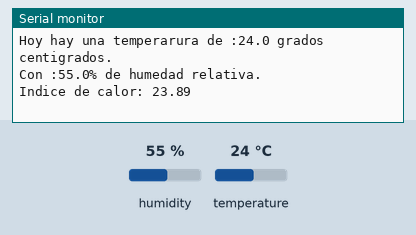
Recording of a sketch running on a simulated Arduino Uno, built with avr-gcc and run on an emulated ATmega328P. On the bench: the last lines printed to the serial monitor. The inputs (shaded band) are chosen by the test bench; at power-on: humidity 55 %, temperature 24 °C.

Above: at 2.9 s.
3.0 s: humidity set to 22 %
At 4.45 s:
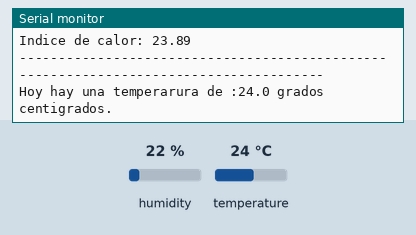
5.9 s: temperature set to 12 °C
At 7.8 s:
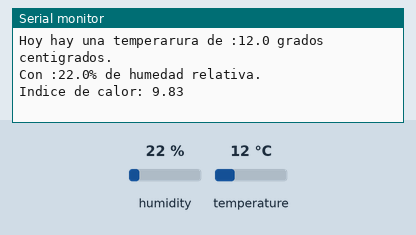
8.8 s: humidity set to 40 %
At 12.0 s:
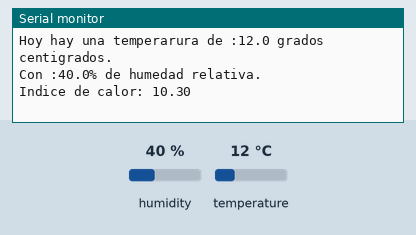
Timing chart, 0 to 13.5 s (numbered marks = the images above; inputs shaded):
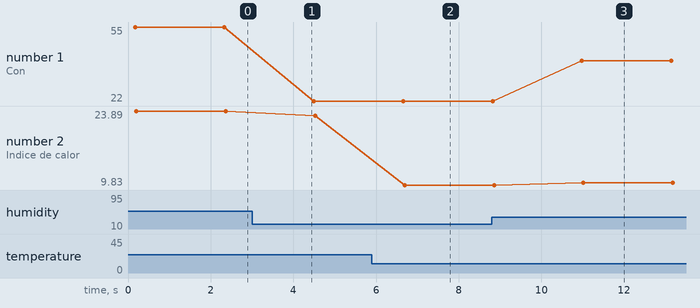

Measured:
- after the input at 5.9 s, the serial monitor: prints a new line after 0.70 s (image 2)
- after the input at 8.8 s, the serial monitor: prints a new line after 2.2 s (image 3)
- plotted number 1: 55 → 22 after the input at 3.0 s, 22 → 40 after the input at 8.8 s
- plotted number 2: 23.89 → 23.03 after the input at 3.0 s, 23.03 → 9.83 after the input at 5.9 s, 9.83 → 10.3 after the input at 8.8 s

The sketch:

dht11_03.ino
```cpp
/*                                     +  -                                        +  -
                                       *  *    *  *  *  *  *      *  *  *  *  *    *  *
                                       *  *    *  *  *  *  *      *  *  +-----+    *  *
                                       *  * +----[PWR]------------------| USB |--+ *  *
                                       *  * |                           +-----+  | *  *
                                       *  * |         GND/RST2 [ ][ ]            | *  *
                                       *  * |       MOSI2/SCK2 [ ][ ]  A5/SCL[ ] | *  *
                                       *  * |          5V/MISO2[ ][ ]  A4/SDA[ ] | *  *
                                       *  * |                            AREF[ ] | *  *
                                       *  * |                             GND[ ] | *  *
                                       *  * | [ ]N/C                   SCK/13[ ] | *  *
                                       *  * | [ ]IOREF                MISO/12[ ] | *  *
                                       *  * | [ ]RST                  MOSI/11[ ]~| *  *
                                       *  * | [ ]3V3    +---+              10[ ]~| *  *
                                       0------[0]5v    -| A |-              9[ ]~| *  *
                                       *  * | [ ]GND   -| R |-              8[ ] | *  *
                                       *  0---[0]GND   -| D |-                   | *  *
                                       *  * | [ ]Vin   -| U |-              7[ ] | *  *
                                       *  * |          -| I |-              6[ ]~| *  *
                                       *  * | [ ]A0    -| N |-              5[ ]~| *  *
                                       *  * | [ ]A1    -| O |-              4[0]-----------------\
                                       *  * | [ ]A2     +---+          INT1/3[ ]~| *  *           |
                                       *  * | [ ]A3                    INT0/2[ ] | *  *           |
                                       *  * | [ ]A4/SDA  RST SCK MISO    TX>1[ ] | *  *           |
                                       *  * | [ ]A5/SCL  [ ] [ ] [ ]     RX<0[ ] | *  *           |
                                       *  * |            [ ] [ ] [ ]             | *  *           |
                                       *  * |  UNO_R3    GND MOSI 5V ____________/ *  *           |
                                       *  * \______________________/               *  *           |
                                       *  *    *  *  *  *  *      *  *  *  *  *    *  *           |
                                       *  *    *  *  *  *  *      *  *  *  *  *    *  *           |
                                       *  *    *  *  *  *  *      *  *  *  *  *    *  *           |
                                       *  *    *  *  *  *  *      *  *  *  *  *    *  *           |
                                       *  *    *  *  *  *  *      *  *  *  *  *    *  *           |
                                       *  *    *  *  *  *  *      *  *  *  *  *    *  *           |
 _______________      /-------GND--------\     *  *  *  *  *      *  *  *  *  *    *  *           |
 |   º º     º |-----/                 *  0    *  *  *  *  *      *  *  *  *  *    *  *           |
 | º º º º º º |-----No conectar               *  *  *  *  *      *  *  *  *  *    *  *           |
 | º º º º º º |-----\                 *  *    *  *  *  *  *  +---0----/-------------------------/    Pul up pin 4
 | º º º º º º |---\  \--------I/O--Data---------------------/        /
 |___º_º_____º_|    \----5v-VCC--------0  *    0  *  *  *  0--www-0  0  *  *  *    *  *
                                        \-----/              30 ohm a 5 KOhm
                                       *  0    *  *  *  *  *      *  *  *  *  *    *  *
                       pin GND-----------/     *  *  *  *  *      *  *  *  *  *    *  *
                                       *  0    *  *  *  *  *      *  *  *  *  *    *  0
                                          \------------------------------------------/ - GND
                                       0  *    *  *  *  *  *      *  *  *  *  *    *  *
                       pin 5v- -------/   *    *  *  *  *  *      *  *  *  *  *    *  *
                                       0  *    *  *  *  *  *      *  *  *  *  *    0  *
                                        \-----------------------------------------/   + 5v

*-*-*-*-***-*-*-*-*-*-*-*-*-*-*-*-*-*-*	DHT11    O  DHT22	*-*-*-*-***-*-*-*-*-*-*-*-*-*-*-*-*-*-*
 _______________
 |   º º     º |-----GND
 | º º º º º º |-----No conectar
 | º º º º º º |-----Data I/O
 | º º º º º º |-----3,5v a 5v VCC
 |___º_º_____º_|
______________________
| _______________    |
| |   º º     º |--	 |
| | º º º º º º |--	 |____	GND
| | º º º º º º |--	 |____	3,5v a 5v VCC
| | º º º º º º |--	 |____	Data I/O
| |___º_º_____º_|    |
|____________________|
*-*-*-*-***-*-*-*-*-*-*-*-*-*-*-*-*-*-*	DHT11    O  DHT22	*-*-*-*-***-*-*-*-*-*-*-*-*-*-*-*-*-*-*
    La resistencia pull-up de 5 kΩ es la recomendada para un cable de longitud de hasta 20 metros. Si conectas un cable mayor al DHT11, la resistencia pull-up deberá ser proporcional.
    Ojo si alimentas el DHT11 con 3,5 V. En este caso, el cable de alimentación no debe ser mayor de 20 cm debido a que las caídas de tensión pueden provocar mal funcionamiento.
    Se recomienda tomar medidas cada 5 segundos. Si se utiliza un periodo menor puede ocasionar que los datos no sean precisos.
*/ //http://beetlecraft.blogspot.com/2016/06/tutorial-dht11-sensor-de-temperatura-y.html

#include "DHT.h" // Libreria DHT de Adafruit
DHT sensor(4, DHT11); // Configruacion de la libreria para usar en el pin 2 el sensor DHT11

void setup() {
  sensor.begin();     // Inicializacion de la libreria DHT
  Serial.begin(9600); // Comunicacion serial a 9600 bps
}

void loop() {
  float humedad = sensor.readHumidity();        // Lectura de la humedad en porcentaje
  float temperatura = sensor.readTemperature(); // Lectura de la temperatura en grados Celsius

  if (isnan(humedad) || isnan(temperatura)) // Determina si los valores son ilegales
  {
    Serial.println("Error de medicion");
    return;
  }

  // Calculo del indice de calor usando la temperatura y humedad leidos
  float indice_calor = sensor.computeHeatIndex(temperatura, humedad, false);
  Serial.println("--------------------------------------------------------------------------------------");
  Serial.println("Hoy hay una temperarura de :" + String(temperatura, 1) + " grados centigrados.");
  Serial.println("Con :"+ String(humedad, 1) + "% de humedad relativa.") ;
  Serial.println("Indice de calor: "+ String(indice_calor));
  delay(2000); // Intervalo para nueva medicion
}
```
